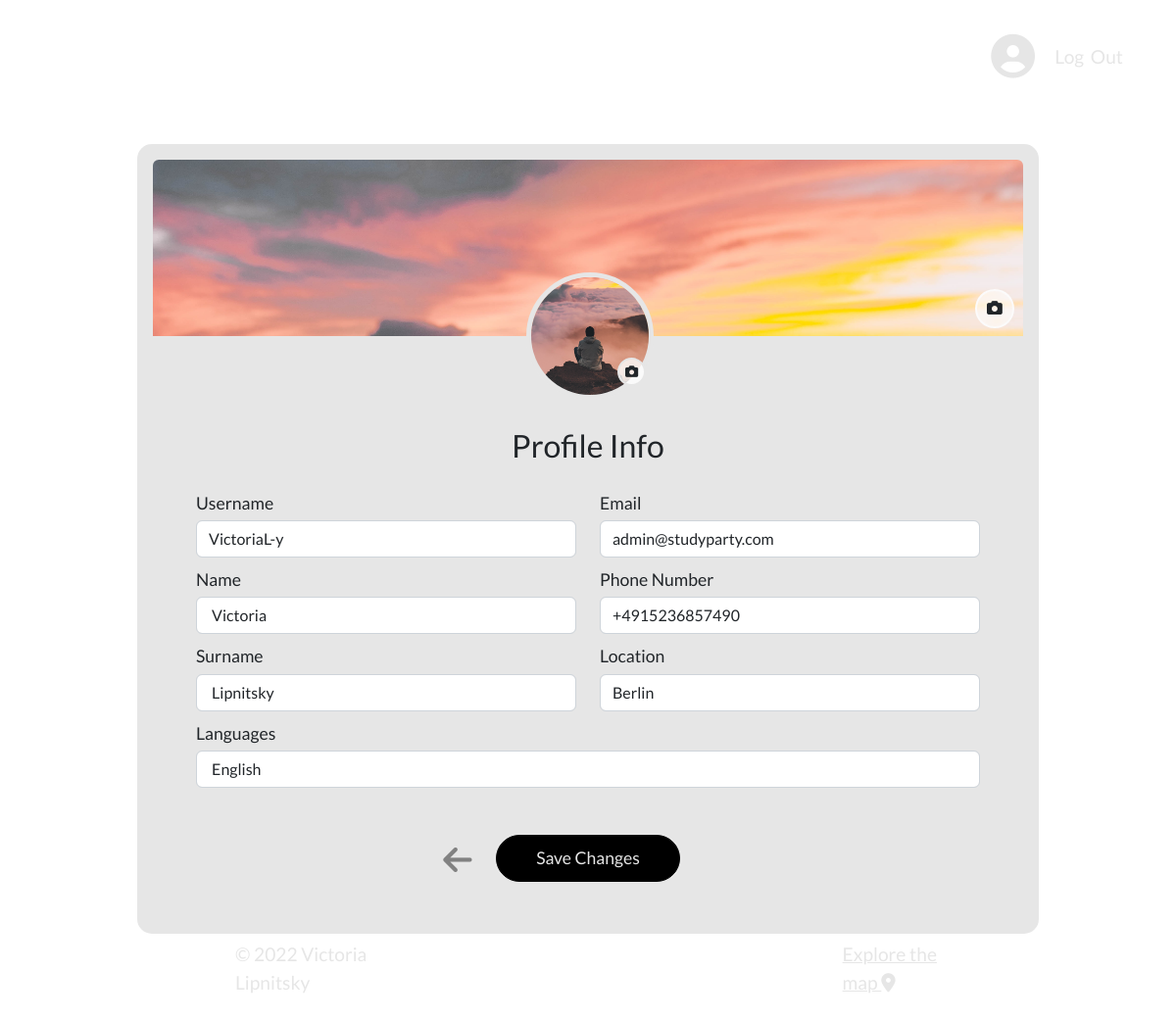
Before: /profile/update (signed in) with the older database file.
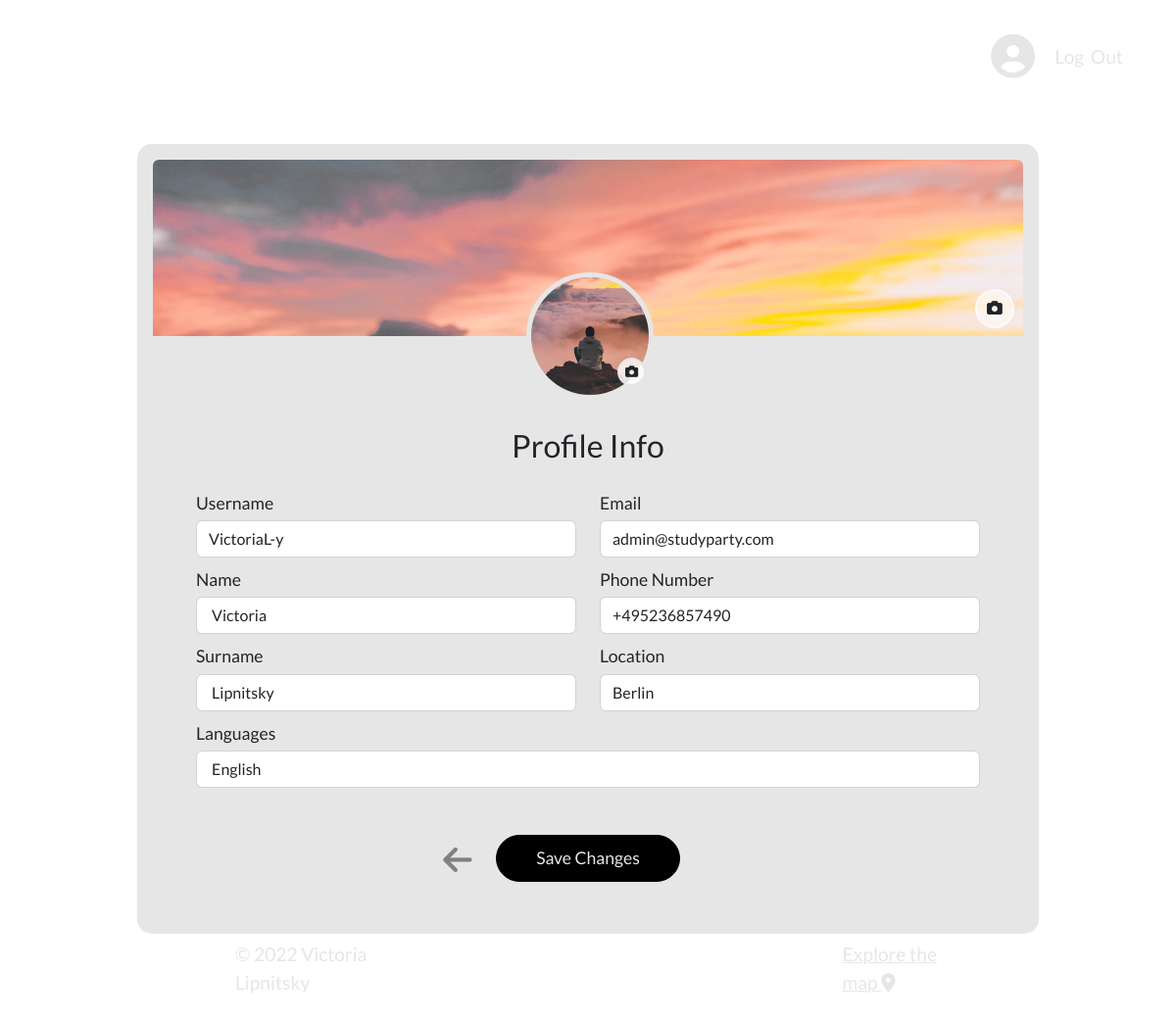
After: the same page with the newer database file.
### app/models.py (models this page shows, shortened)
class User(db.Model, UserMixin):
    __tablename__ = 'author'
    id = db.Column(db.Integer, primary_key=True)
    username = db.Column(db.String(20), unique=True, nullable=False)
    email = db.Column(db.String(120), unique=True, nullable=False)
    name = db.Column(db.String(20), unique=False, nullable=True, default=' ')
    surname = db.Column(db.String(20), unique=False, nullable=True, default=' ')
    phoneNumber = db.Column(db.String(15), unique=False, nullable=True, default=' ')
    location = db.Column(db.String(40), unique=False, nullable=True, default=' ')
    languages = db.Column(db.String(50), unique=False, nullable=True, default=' ')
    image_avatar_file = db.Column(db.String(20), nullable=False, default='default.jpg')
    image_bg_file = db.Column(db.String(20), nullable=False, default='default.jpg')
    password = db.Column(db.String(60), nullable=False)
    party = db.relationship('Party', backref='author', lazy=True)
    attending = db.relationship('Party', secondary=association_table, backref="followers")

### app/routes.py (the view)
@app.route("/profile/update", methods=['GET', 'POST'])
@login_required
def updateProfile():
    form = UpdateProfileForm()
    if form.validate_on_submit():
        if form.avatar_picture.data:
            avatar_file = save_avatar_picture(form.avatar_picture.data)
            current_user.image_avatar_file = avatar_file
        if form.bg_picture.data:
            bg_file = save_bg_picture(form.bg_picture.data)
            current_user.image_bg_file = bg_file
        current_user.username = form.username.data
        current_user.email = form.email.data
        current_user.name = form.name.data
        current_user.surname = form.surname.data
        current_user.phoneNumber = form.phoneNumber.data
        current_user.location = form.location.data
        current_user.languages = form.languages.data
        db.session.commit()
        flash('Your profile has been updated', 'success')
        return redirect(url_for('profile'))
    elif request.method == 'GET':
        form.username.data = current_user.username
        form.email.data = current_user.email
        form.name.data = current_user.name
        form.surname.data = current_user.surname
        form.phoneNumber.data = current_user.phoneNumber
        form.location.data = current_user.location
        form.languages.data = current_user.languages
    image_avatar_file = url_for('static', filename='profile_pics/' + current_user.image_avatar_file)
    image_bg_file = url_for('static', filename='profile_pics/' + current_user.image_bg_file)
    return render_template("updateProfile.html", title="Updating profile", image_avatar_file=image_avatar_file, image_bg_file=image_bg_file, form=form)

### app/models.py (called while the page is built)
@login_manager.user_loader
def load_user(user_id):
    return User.query.get(int(user_id))

### app/templates/updateProfile.html (shortened to what the changed rows need)
{% extends "layout.html" %}
{% block content %}
<div class="profile-container">
    <div class="content-section">
        <form class="profile-form" action="" method="POST" enctype="multipart/form-data">
            <fieldset class="row px-5 m-0 container-fluid d-flex justify-content-start">
                <legend class="pt-3 pb-2 p-0 text-center"><h2>Profile Info</h2></legend>
                <div class="col-lg-6">
                    {{ form.username.label(class="form-control-label pb-1") }}
                    {% if form.username.errors %}
                        {{ form.username(class="form-control is-invalid") }}
                        <div class="invalid-feedback">
                            {% for error in form.username.errors %}
                                <span>{{ error }}</span>
                            {% endfor %}
                        </div>
                    {% else %}
                        {{ form.username(class="form-control") }}
                    {% endif %}
                    {{ form.name.label(class="form-control-label pb-1") }}
                    {% if form.name.errors %}
                        {{ form.name(class="form-control is-invalid") }}
                        <div class="invalid-feedback">
                            {% for error in form.name.errors %}
                                <span>{{ error }}</span>
                            {% endfor %}
                        </div>
                    {% else %}
                        {{ form.name(class="form-control") }}
                    {% endif %}
                    {{ form.surname.label(class="form-control-label pb-1") }}
                    {% if form.surname.errors %}
                        {{ form.surname(class="form-control is-invalid") }}
                        <div class="invalid-feedback">
                            {% for error in form.surname.errors %}
                                <span>{{ error }}</span>
                            {% endfor %}
                        </div>
                    {% else %}
                        {{ form.surname(class="form-control") }}
                    {% endif %}
                </div>
                <div class="col-lg-6">
                    {{ form.email.label(class="form-control-label pb-1") }}
                    {% if form.email.errors %}
                        {{ form.email(class="form-control is-invalid") }}
                        <div class="invalid-feedback">
                            {% for error in form.email.errors %}
                                <span>{{ error }}</span>
                            {% endfor %}
                        </div>
                    {% else %}
                        {{ form.email(class="form-control") }}
                    {% endif %}
                    {{ form.phoneNumber.label(class="form-control-label pb-1") }}
                    {% if form.phoneNumber.errors %}
                        {{ form.phoneNumber(class="form-control is-invalid", id="phone") }}
                        <div class="invalid-feedback">
                            {% for error in form.phoneNumber.errors %}
                                <span>{{ error }}</span>
                            {% endfor %}
                        </div>
                    {% else %}
                        {{ form.phoneNumber(class="form-control", id="phone") }}
                    {% endif %}
                    {{ form.location.label(class="form-control-label pb-1") }}
                    {% if form.location.errors %}
                        {{ form.location(class="form-control is-invalid") }}
                        <div class="invalid-feedback">
                            {% for error in form.location.errors %}
                                <span>{{ error }}</span>
                            {% endfor %}
                        </div>
                    {% else %}
                        {{ form.location(class="form-control") }}
                    {% endif %}
                </div>
                <div>
                    {{ form.languages.label(class="form-control-label pb-1") }}
                    {% if form.languages.errors %}
                        {{ form.languages(class="form-control is-invalid") }}
                        <div class="invalid-feedback">
                            {% for error in form.languages.errors %}
                                <span>{{ error }}</span>
                            {% endfor %}
                        </div>
                    {% else %}
                        {{ form.languages(class="form-control") }}
                    {% endif %}
                </div>
            </fieldset>
        </form>
    </div>
</div>
{% endblock %}

Changed rows visible on the page:
changed User "VictoriaL-y": phoneNumber "+4915236857490" → "+495236857490"
